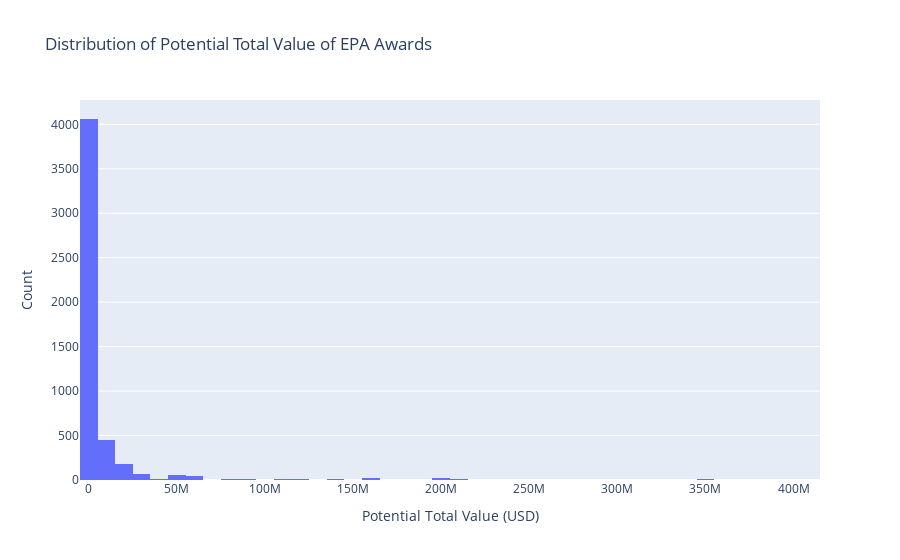
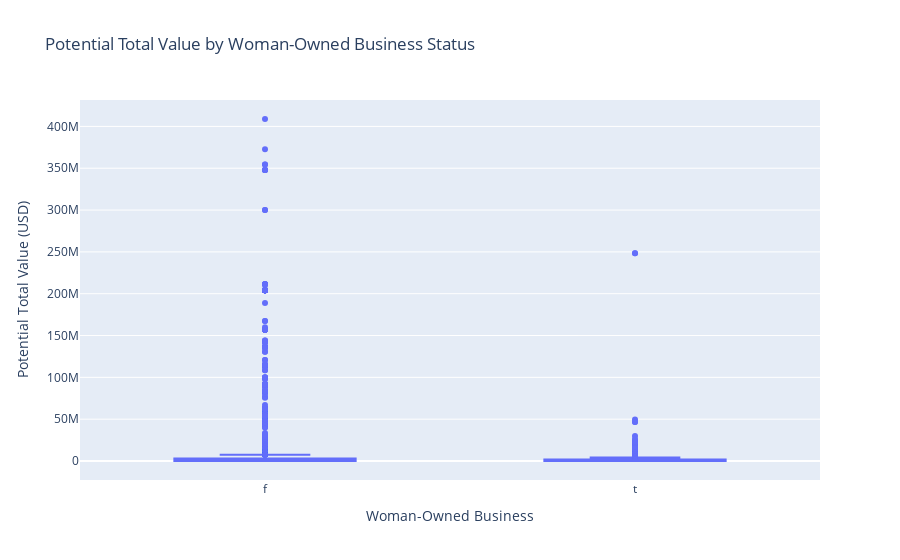
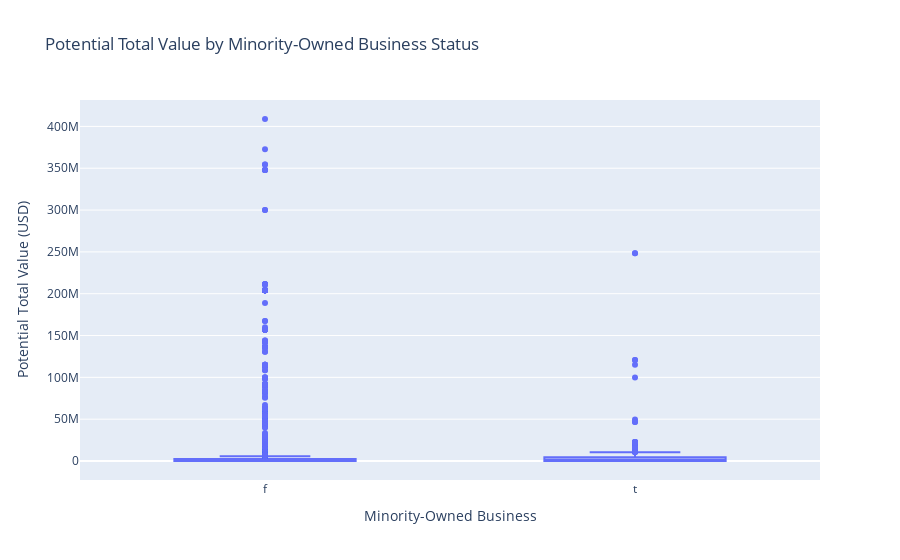

The notebook cell these images were saved under, in order:
### Code cell
# Data cleaning
data = data[~data['potential_total_value_of_award'].isnull()]  # Remove rows with missing potential total value
data['potential_total_value_of_award'] = data['potential_total_value_of_award'].astype(float)  # Convert to float

# Visualizations
fig = px.histogram(data, x='potential_total_value_of_award', title='Distribution of Potential Total Value of EPA Awards', nbins=50)
fig.update_xaxes(title='Potential Total Value (USD)')
fig.update_yaxes(title='Count')
fig.show()

fig = px.box(data, x='woman_owned_business', y='potential_total_value_of_award', title='Potential Total Value by Woman-Owned Business Status')
fig.update_xaxes(title='Woman-Owned Business')
fig.update_yaxes(title='Potential Total Value (USD)')
fig.show()

fig = px.box(data, x='minority_owned_business', y='potential_total_value_of_award', title='Potential Total Value by Minority-Owned Business Status')
fig.update_xaxes(title='Minority-Owned Business')
fig.update_yaxes(title='Potential Total Value (USD)')
fig.show()

### Figure 1 — Plotly figure (JSON) as saved in the notebook; plotly's stock layout.template omitted (floating-point values rounded to 4 significant figures; data arrays with more than 128 entries replaced by an {"elided": "..."} marker saying what was removed)
{"data": [{"alignmentgroup": "True", "bingroup": "x", "hovertemplate": "potential_total_value_of_award=%{x}<br>count=%{y}<extra></extra>", "legendgroup": "", "marker": {"color": "#636efa", "pattern": {"shape": ""}}, "name": "", "nbinsx": 50, "offsetgroup": "", "orientation": "v", "showlegend": false, "type": "histogram", "x": {"elided": "4992 float values"}, "xaxis": "x", "yaxis": "y"}], "layout": {"barmode": "relative", "legend": {"tracegroupgap": 0}, "title": {"text": "Distribution of Potential Total Value of EPA Awards"}, "xaxis": {"anchor": "y", "domain": [0, 1], "title": {"text": "Potential Total Value (USD)"}}, "yaxis": {"anchor": "x", "domain": [0, 1], "title": {"text": "Count"}}}}

### Figure 2 — Plotly figure (JSON) as saved in the notebook; plotly's stock layout.template omitted (floating-point values rounded to 4 significant figures; data arrays with more than 128 entries replaced by an {"elided": "..."} marker saying what was removed)
{"data": [{"alignmentgroup": "True", "hovertemplate": "woman_owned_business=%{x}<br>potential_total_value_of_award=%{y}<extra></extra>", "legendgroup": "", "marker": {"color": "#636efa"}, "name": "", "notched": false, "offsetgroup": "", "orientation": "v", "showlegend": false, "type": "box", "x": {"elided": "4992 str values"}, "x0": " ", "xaxis": "x", "y": {"elided": "4992 float values"}, "y0": " ", "yaxis": "y"}], "layout": {"boxmode": "group", "legend": {"tracegroupgap": 0}, "title": {"text": "Potential Total Value by Woman-Owned Business Status"}, "xaxis": {"anchor": "y", "domain": [0, 1], "title": {"text": "Woman-Owned Business"}}, "yaxis": {"anchor": "x", "domain": [0, 1], "title": {"text": "Potential Total Value (USD)"}}}}

### Figure 3 — Plotly figure (JSON) as saved in the notebook; plotly's stock layout.template omitted (floating-point values rounded to 4 significant figures; data arrays with more than 128 entries replaced by an {"elided": "..."} marker saying what was removed)
{"data": [{"alignmentgroup": "True", "hovertemplate": "minority_owned_business=%{x}<br>potential_total_value_of_award=%{y}<extra></extra>", "legendgroup": "", "marker": {"color": "#636efa"}, "name": "", "notched": false, "offsetgroup": "", "orientation": "v", "showlegend": false, "type": "box", "x": {"elided": "4992 str values"}, "x0": " ", "xaxis": "x", "y": {"elided": "4992 float values"}, "y0": " ", "yaxis": "y"}], "layout": {"boxmode": "group", "legend": {"tracegroupgap": 0}, "title": {"text": "Potential Total Value by Minority-Owned Business Status"}, "xaxis": {"anchor": "y", "domain": [0, 1], "title": {"text": "Minority-Owned Business"}}, "yaxis": {"anchor": "x", "domain": [0, 1], "title": {"text": "Potential Total Value (USD)"}}}}
